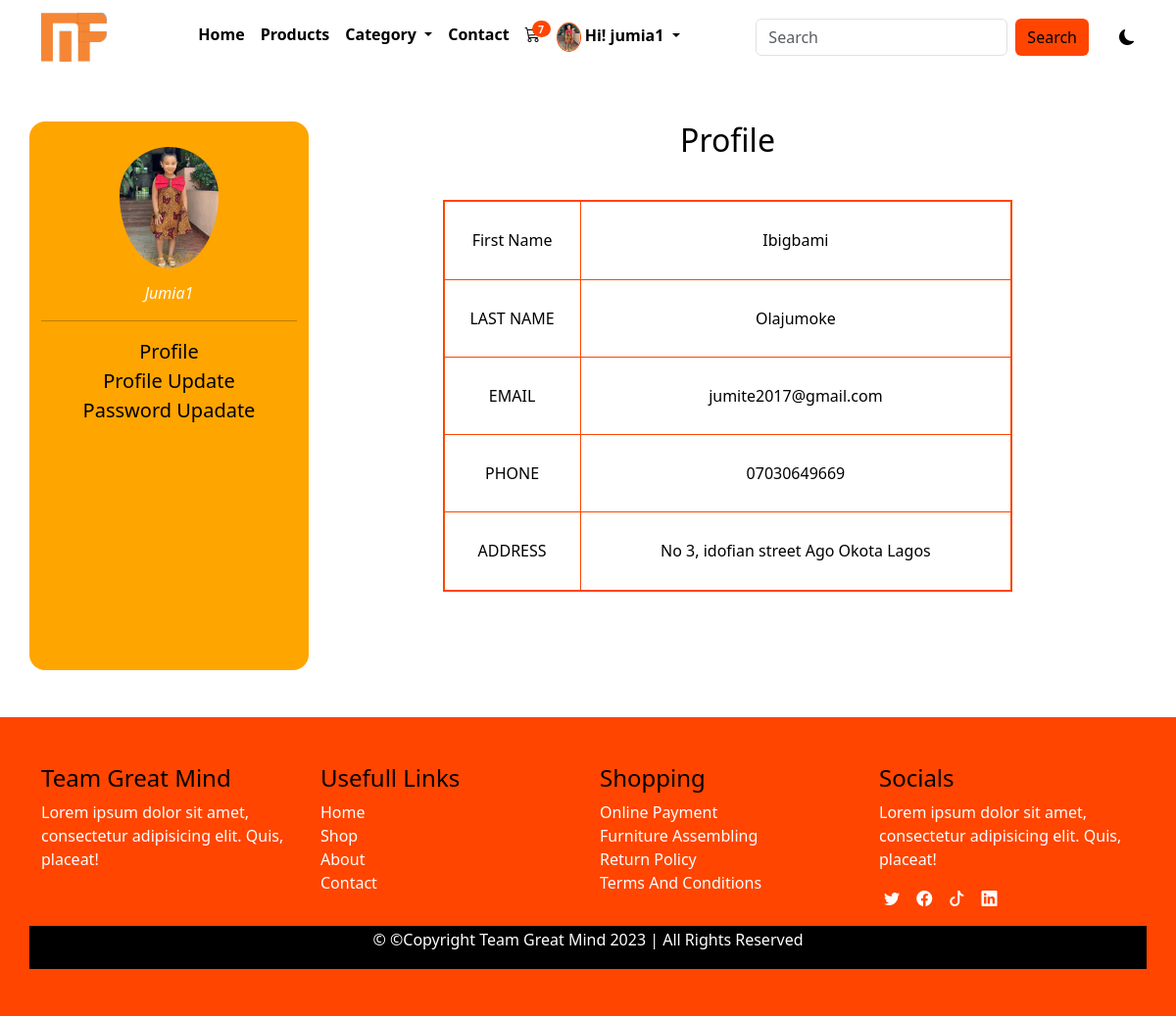
/profile (signed in), run on the app's committed database.
### main/models.py (models this page shows, shortened)
class AppInfo (models.Model):
    appname = models.CharField(max_length=50)
    logo = models.ImageField(upload_to='logo')
    carousel1 = models.ImageField(upload_to='carousel1')
    carousel2 = models.ImageField(upload_to='carousel2')
    carousel3 = models.ImageField(upload_to='carousel3')
    banner = models.ImageField(upload_to='banner')
    copyright = models.IntegerField()

class Customer(models.Model):
    user = models.OneToOneField(User, on_delete=models.CASCADE)
    first_name = models.CharField(max_length=50)
    last_name = models.CharField(max_length=50)
    phone = models.CharField(max_length=15)
    email = models.EmailField(max_length=100)
    address = models.CharField(max_length=150)
    pix = models.ImageField(upload_to='pix')
    joined = models.DateTimeField(auto_now=True)
    class Meta:
        db_table = 'customer'
        managed = True
        verbose_name = 'Customer'
        verbose_name_plural = 'Customer'

### main/views.py (the view)
# urls.py: path('profile', views.profile, name='profile'),
def profile(request):
    userprof = Customer.objects.get(user__username = request.user.username)
    context ={
        'userprof':userprof
    }
    return render(request, 'profile.html', context)

### main/context_processor.py (called while the page is built)
def dropdown(request):
    info = AppInfo.objects.get(pk=1)
    fdog = Category.objects.all()
    context = {
         'info':info,
         'fdog':fdog,
    }
    return context

def cartcount(request):
     count = Cart.objects.filter(user__username =request.user.username, paid=False)
     itemcount = 0
     for item in count:
          itemcount += item.quantity
     context ={
          'itemcount':itemcount
     }
     return context

### main/templates/profile.html (shortened to what this page needs)
{% extends 'base.html' %}
{% load static%}
{% block header %} {% include 'header.html' %} {% endblock header %}
{% block content %}
<div class="container">
  <div class="row mt-5 mb-5">
    <div class="col-12 col-md-3 pavat">
      <img src="{{userprof.pix.url}}" alt="">
      <p>{{userprof.user|title}}</p>
      <hr>
      <ul class="list-unstyled">
        <li><a href="{% url 'profile' %}">Profile</a></li>
        <li><a href="{% url 'profile_update'%}">Profile Update</a></li>
        <li><a href="{% url 'password_update' %}">Password Upadate</a></li>
      </ul>
    </div>
    <div class="col-12 col-md-9 pdet">
      <table>
        <h2 class="text-center">Profile</h2>
        <tbody>
          <tr>
            <td>First Name</td>
            <td>{{userprof.first_name|title}}</td>
          </tr>
          <tr>
            <td class="Left">LAST NAME</td>
            <td>{{userprof.last_name|title}}</td>
          </tr>
          <tr>
            <td class="Left">EMAIL</td>
            <td>{{userprof.email}}</td>
          </tr>
          <tr>
            <td class="Left">PHONE</td>
            <td>{{userprof.phone}}</td>
          </tr>
          <tr>
            <td class="Left">ADDRESS</td>
            <td>{{userprof.address}}</td>
          </tr>
        </tbody>
      </table>
    </div>
  </div>
</div>
{% endblock content %}
{% block footer %} {% include 'footer.html'%}{% endblock footer %}

### main/templates/header.html (shortened to what this page needs)
<nav class="navbar navbar-expand-lg bg-body-tertiary">
    <div class="container">
        <a class="navbar-brand" href="/index.html"><img src="{{info.logo.url}}" alt="" style="height: 50px;"></a>
        <div class="collapse navbar-collapse" id="navbarSupportedContent">
            <ul class="navbar-nav mx-auto mb-2 mb-lg-0">
                {% if user.is_authenticated %}
                <li class="nav-item">
                    <a class="nav-link" aria-current="page" href="{% url 'home' %}">Home</a>
                </li>
                <li class="nav-item">
                    <a class="nav-link" href=" {% url 'products' %} ">Products</a>
                </li>
                <li class="nav-item dropdown">
                    <a class="nav-link dropdown-toggle" href="#" role="button" data-bs-toggle="dropdown" aria-expanded="false">
                    Category
                    </a>
                </li>
                <li class="nav-item">
                    <a class="nav-link" href="{% url 'contact' %}">Contact</a>
                </li>
                <li class="nav-item">
                    <a class="nav-link" href=" {% url 'cart' %}">
                        <div class="wrapper">
                            <i class="bi bi-cart3"></i>
                            <span class="badge">{{itemcount}}</span>
                        </div>
                    </a>
                </li>
                <li class="nav-item dropdown">
                    <a class="nav-link dropdown-toggle" href="#" role="button" data-bs-toggle="dropdown" aria-expanded="false">
                        {% if user.customer %}
                           <img src="{{user.customer.pix.url}}" alt="" style="height: 30px;">
                        {% endif %}
                        <span>Hi! {{user.username}}</span>
                    </a>
                </li>
                {% endif %}
            </ul>
            <form class="d-flex search" role="search" action="{% url 'search' %}" method="POST">
                <input class="form-control me-2" name= "serach" type="search" placeholder="Search" aria-label="Search">
                <button class="btn btn-outline-success" type="submit">Search</button>
            </form>
            <div class="samson">
                <i class="bi bi-moon-fill"></i>
            </div>
        </div>
    </div>
</nav>

### main/static/css/style.css (style rules this page uses)
* { padding: 0%; margin: 0%; box-sizing: border-box; }
.navbar { background: var(--bg) !important; }
.navbar-nav a { color: var(--text); font-weight: 600; }
.wrapper { position: relative; }
.wrapper span { position: absolute; right: -10px; top: -2px; background-color: orangered; font-size: 10px; border-radius: 50%; }
.nav-link img { border: 1px solid orangered; border-radius: 50%; }
.search button { background-color: orangered; border: none; color: black; font-weight: 500; }
.pavat { text-align: center; background-color: orange; border-radius: 1rem; height: 70vh; }
.pavat img { height: 150px; border-radius: 100%; padding-top: 10%; }
.pavat p { color: white; font-style: italic; text-transform: capitalize; padding-top: 5%; }
.pavat a { text-decoration: none; text-transform: capitalize; font-size: 20px; color: black; }
.pdet table { width: 70%; margin-left: 15%; margin-right: 15%; border: 2px solid orangered; margin-top: 5%; height: 50vh; text-align: center; }
.pdet table td { border: 1px solid orangered; }
.samson { margin-left: 3%; cursor: pointer; }
:root { --bg: white; --icon: black; --text: black; }
body { background: var(--bg); color: var(--text); overflow: none; }

### data on the page
AppInfo: logo (picture)
Customer: pix (picture), user "Jumia1", first_name "Ibigbami", last_name "Olajumoke", email "jumite2017@gmail.com", phone "07030649669", address "No 3, idofian street Ago Okota Lagos"

### other printed values
{{ itemcount }} "7"
{{ user.username }} "jumia1"
